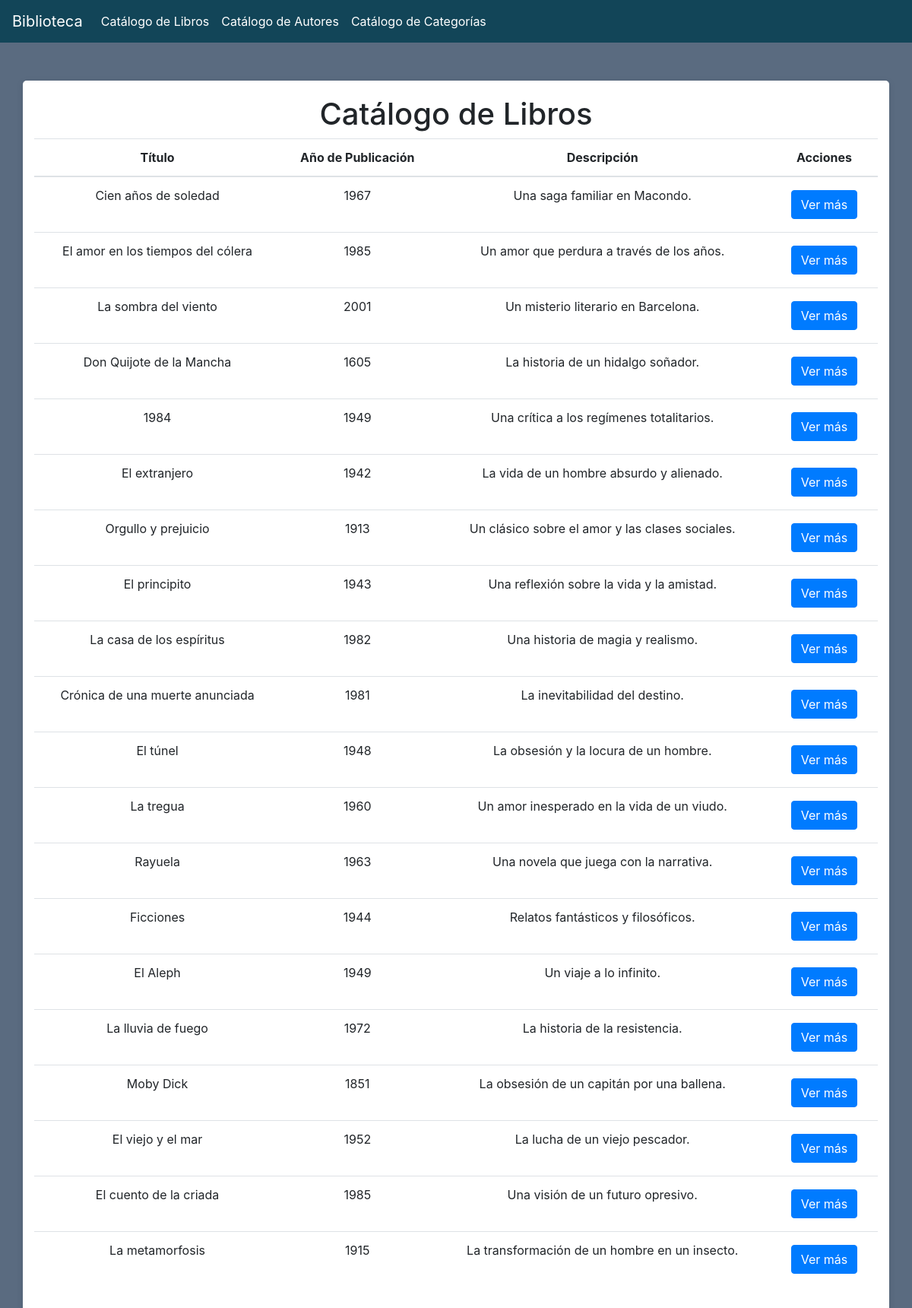
The app's page /libros/ with its own data.
### catalogo/models.py (models this page shows, shortened)
class Libro(models.Model):
    id_libro = models.AutoField(primary_key=True)
    titulo = models.CharField(max_length=50, blank=False, null=False)
    anio_publicacion = models.CharField(max_length=4, blank=False, null=False)
    descripcion = models.TextField(max_length=500, blank=False, null=False)
    autor = models.ForeignKey(Autor, on_delete=models.CASCADE)
    categoria = models.ForeignKey(Categoria, on_delete=models.CASCADE)

### catalogo/views.py (the view)
# urls.py: path('libros/', views.libros, name='libros'),
def libros(request):
    navbar = NavItem.objects.all()
    libros = Libro.objects.all()
    context = {'navbar': navbar, 'libros': libros}
    return render(request, 'catalogo/libros.html', context)

### catalogo/templates/catalogo/libros.html (shortened to what this page needs)
{% load static %}
<!DOCTYPE html>
<html lang="en">
<head>
    <link rel="stylesheet" href="{% static 'css/main.css' %}">
    <link rel="stylesheet" href="https://stackpath.bootstrapcdn.com/bootstrap/4.5.2/css/bootstrap.min.css">
</head>
<body>
    <nav class="navbar navbar-expand-lg navbar-light bg-light">
        <a class="navbar-brand" href="{% url 'inicio' %}">Biblioteca</a>
        <div class="collapse navbar-collapse" id="navbarNav">
            <ul class="navbar-nav">
                <li class="nav-item">
                    <a class="nav-link" href="{% url 'libros' %}">Catálogo de Libros</a>
                </li>
                <li class="nav-item">
                    <a class="nav-link" href="{% url 'autores' %}">Catálogo de Autores</a>
                </li>
                <li class="nav-item">
                    <a class="nav-link" href="{% url 'categorias' %}">Catálogo de Categorías</a>
                </li>
            </ul>
        </div>
    </nav>
    <div class="container">
        <h1>Catálogo de Libros</h1>
        <table class="table">
            <thead>
                <tr>
                    <th>Título</th>
                    <th>Año de Publicación</th>
                    <th>Descripción</th>
                    <th>Acciones</th>
                </tr>
            </thead>
            <tbody>
                {% for libro in libros %}
                <tr>
                    <td>{{ libro.titulo }}</td>
                    <td>{{ libro.anio_publicacion }}</td>
                    <td>{{ libro.descripcion }}</td>
                    <td>
                        <button class="btn btn-primary ver-mas-btn" data-toggle="modal" data-target="#verMasModal"
                                data-autor="{{ libro.autor.nombre }}"
                                data-nacionalidad="{{ libro.autor.nacionalidad }}"
                                data-categoria="{{ libro.categoria.nombre|default:'Sin categoría' }}">
                            Ver más
                        </button>
                    </td>
                </tr>
                {% endfor %}
            </tbody>
        </table>
    </div>
</body>
</html>

### catalogo/static/css/main.css (style rules this page uses)
.table { margin: 0 auto; }
.table th, .table td { text-align: center; }
.container { text-align: center; margin-top: 50px; }
h1 { margin-bottom: 30px; }
.ver-mas-btn { margin: 5px; }
nav.navbar { background-color: #124558 !important; }
nav.navbar .navbar-brand { color: #fff !important; }
nav.navbar .nav-link { color: #fff !important; }
body { background-color: #43566edf !important; }
.container { background-color: #ffffff; padding: 20px; border-radius: 5px; box-shadow: 0 2px 10px rgba(0, 0, 0, 0.1); }

### records on screen
Libro: titulo "Cien años de soledad", anio_publicacion "1967", descripcion "Una saga familiar en Macondo."
Libro: titulo "El amor en los tiempos del cólera", anio_publicacion "1985", descripcion "Un amor que perdura a través de los años."
Libro: titulo "La sombra del viento", anio_publicacion "2001", descripcion "Un misterio literario en Barcelona."
Libro: titulo "Don Quijote de la Mancha", anio_publicacion "1605", descripcion "La historia de un hidalgo soñador."
Libro: titulo "1984", anio_publicacion "1949", descripcion "Una crítica a los regímenes totalitarios."
Libro: titulo "El extranjero", anio_publicacion "1942", descripcion "La vida de un hombre absurdo y alienado."
Libro: titulo "Orgullo y prejuicio", anio_publicacion "1913", descripcion "Un clásico sobre el amor y las clases sociales."
Libro: titulo "El principito", anio_publicacion "1943", descripcion "Una reflexión sobre la vida y la amistad."
Libro: titulo "La casa de los espíritus", anio_publicacion "1982", descripcion "Una historia de magia y realismo."
Libro: titulo "Crónica de una muerte anunciada", anio_publicacion "1981", descripcion "La inevitabilidad del destino."
Libro: titulo "El túnel", anio_publicacion "1948", descripcion "La obsesión y la locura de un hombre."
Libro: titulo "La tregua", anio_publicacion "1960", descripcion "Un amor inesperado en la vida de un viudo."
Libro: titulo "Rayuela", anio_publicacion "1963", descripcion "Una novela que juega con la narrativa."
Libro: titulo "Ficciones", anio_publicacion "1944", descripcion "Relatos fantásticos y filosóficos."
Libro: titulo "El Aleph", anio_publicacion "1949", descripcion "Un viaje a lo infinito."
Libro: titulo "La lluvia de fuego", anio_publicacion "1972", descripcion "La historia de la resistencia."
Libro: titulo "Moby Dick", anio_publicacion "1851", descripcion "La obsesión de un capitán por una ballena."
Libro: titulo "El viejo y el mar", anio_publicacion "1952", descripcion "La lucha de un viejo pescador."
Libro: titulo "El cuento de la criada", anio_publicacion "1985", descripcion "Una visión de un futuro opresivo."
Libro: titulo "La metamorfosis", anio_publicacion "1915", descripcion "La transformación de un hombre en un insecto."
